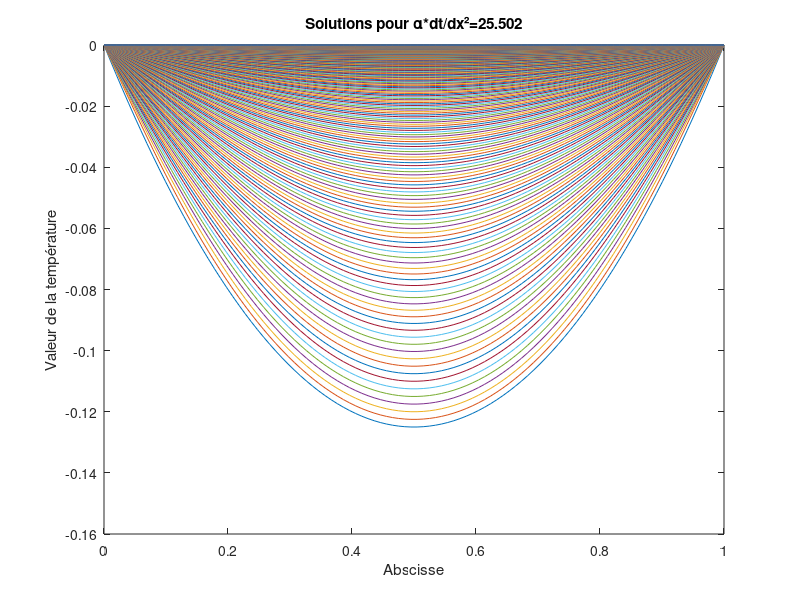

MATLAB code for this plot:
%% Paramètre du problème à résoudre
alpha=1;% parametre de la modelisation physique


%% Borne du domaine
xmin=0;
xmax=1;
tc=1;% temps caracteristique
%% Discretisation du domaine
N=100;%
dx=xmax/(N+1);% pas en espace
nt=400;
dt=tc/nt;
% facteur apparaissant frequemment dans nos schemas, on  a prefererr le 
% poser de la sorte pour faciler l'ecriture dans la suite.

theta=alpha*dt/dx^2;


x=0:dx:1;% variable spaciale discretisree
% Taille du vecteur espace
[~,N]=size(x);

%k=1e-3;
%On doit enlever 2 par la suite car on veut travailler sur les solutions
% sont cherchées pour les noeuds internes, les valeurs deux noeuds externes 
% etant imposers par les conditions aux limites nul dans notre cas
% actuels.)



%% Creation d'une matrice triadiagonale,
% c'est une matrice recurrente dans la plus part des probleme faisant
% intervenir des derivees d'ordres 2.


C=full(gallery('tridiag',N-2,-1,2,-1));
gamma=alpha*dt/(dx)^2; % Paramètre modulant la stabilité dans la methode von Neumann

%% Schema implicite
Aimp=eye(N-2);
Bimp=eye(N-2)+theta*C;


%% Schema explicite
Aexp=eye(N-2)-theta*C;
Bexp=eye(N-2);

%% r_Schema 
r=1/2; % Donc le schema de Crank-Nicholson par défaut dans ce programme
Ar_sch= r*Aimp+(1-r)*Aexp;
Br_sch=r*Bimp+(1-r)*Bexp;
%% Solution initiale
U0=(x.*(x-1)/(2*alpha))';


%% Solution methode semi-implicite
Solr_sch=U0(2:end-1,:);

Bin=Br_sch\eye(N-2);

U1=U0(2:end-1,:);
for i=1:nt
    U2=Bin*Ar_sch*U1;
    plot(x,[0;U1;0])%Les zeros sont pour les conditions aux bords  de Dirichlet
    hold on
    U1=U2;
    Solr_sch=[Solr_sch U1];
    
end
xlabel('Abscisse')
ylabel('Valeur de la température')
titre=sprintf('Solutions pour \\alpha*dt/dx²=%0.5g',gamma);
title(titre);

